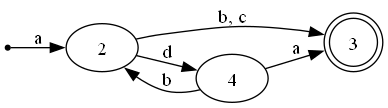

This chart was generated by the following Python code:
from graphviz import Digraph

class Automate:

    """
        La fonction __init__ permet de créer un automate avec un alphabet donné.
        paramètres:
            - alphabet: l'alphabet de l'automate
            - self : l'automate
    """
    def __init__(self, alphabet):
        self.alphabet = alphabet
        self.etats = set()
        self.initiaux = set()
        self.terminaux = set()
        self.transitions = {}

    """
        La fonction ajouter_etat permet d'ajouter un état à l'automate.
        paramètres:
            - etat: l'état à ajouter
            - est_initial: indique si l'état est initial
            - est_terminal: indique si l'état est terminal
    """
    def ajouter_etat(self, etat, est_initial=False, est_terminal=False):
        self.etats.add(etat)
        if est_initial:
            self.initiaux.add(etat)
        if est_terminal:
            self.terminaux.add(etat)

    """
        La fonction ajouter_transition permet d'ajouter une transition à l'automate.
        paramètres:
            - source: l'état source de la transition
            - symboles: les symboles de la transition (une liste)
            - destination: l'état destination de la transition
    """
    def ajouter_transition(self, source, symboles, destination):
        if source not in self.etats or destination not in self.etats:
            raise ValueError("État source ou destination invalide")
        for symbole in symboles:
            if symbole not in self.alphabet:
                raise ValueError("Symbole non présent dans l'alphabet")
        if source not in self.transitions:
            self.transitions[source] = {}
        if tuple(symboles) in self.transitions[source]:
            raise ValueError("Transition déjà définie pour ces symboles")
        self.transitions[source][tuple(symboles)] = destination

    """
        La fonction destination_transition permet de récupérer l'état destination d'une transition à partir d'un état source et d'un symbole.
        paramètres:
            - source: l'état source de la transition
            - symboles: les symboles de la transition
    
        retourne:
            - l'état destination de la transition si elle existe, None sinon
    """
    def destination_transition(self, source, symboles):
        return self.transitions.get(source, {}).get(tuple(symboles))

    """
        La fonction __str__ permet d'afficher l'automate.
        retourne:
            - une chaîne de caractères représentant l'automate
    """
    def __str__(self):
        result = "Alphabet: " + str(self.alphabet) + "\n"
        result += "Etats: " + str(self.etats) + "\n"
        result += "Etats initiaux: " + str(self.initiaux) + "\n"
        result += "Etats terminaux: " + str(self.terminaux) + "\n"
        result += "Transitions:\n"
        for source, transitions in self.transitions.items():
            for symboles, destination in transitions.items():
                result += f"     {source} --({', '.join(symboles)})--> {destination}\n"
        return result
    
    """
        La fonction to_dot permet de générer une représentation graphique de l'automate au format DOT.
        retourne:
            - une chaîne de caractères représentant l'automate au format DOT
    """
    def to_dot(self):
        dot = Digraph()
        dot.attr(rankdir='LR')
        for etat in self.etats:
            if etat in self.initiaux:
                dot.node(etat, shape='point')
            if etat in self.terminaux:
                dot.node(etat, shape='doublecircle')
            dot.node(etat)
        for source, transitions in self.transitions.items():
            for symboles, destination in transitions.items():
                dot.edge(source, destination, label=', '.join(symboles))
        return dot

    """
        La fonction to_png permet de générer une représentation graphique de l'automate au format PNG.
        paramètres:
            - filename: le nom du fichier PNG à générer
    """
    def to_png(self, filename):
        dot = self.to_dot()
        dot.render(filename, format='png', cleanup=True)

    
    

                

## test ##

# Création d'un automate avec un alphabet {'a', 'b', 'c','d'}
automate = Automate({'a', 'b', 'c','d'})

# Ajout des états avec indication des états initiaux et terminaux
automate.ajouter_etat('1', est_initial=True)
automate.ajouter_etat('2')
automate.ajouter_etat('3', est_terminal=True)
automate.ajouter_etat('4')

# Ajout des transitions
automate.ajouter_transition('1', ['a'], '2')
automate.ajouter_transition('2', ['b', 'c'], '3')
automate.ajouter_transition('2', ['d'], '4')
automate.ajouter_transition('4', ['a'], '3')
automate.ajouter_transition('4', ['b'], '2')

# Affichage de l'automate
print(automate)
#print(automate.to_dot())
automate.to_png('automate')
